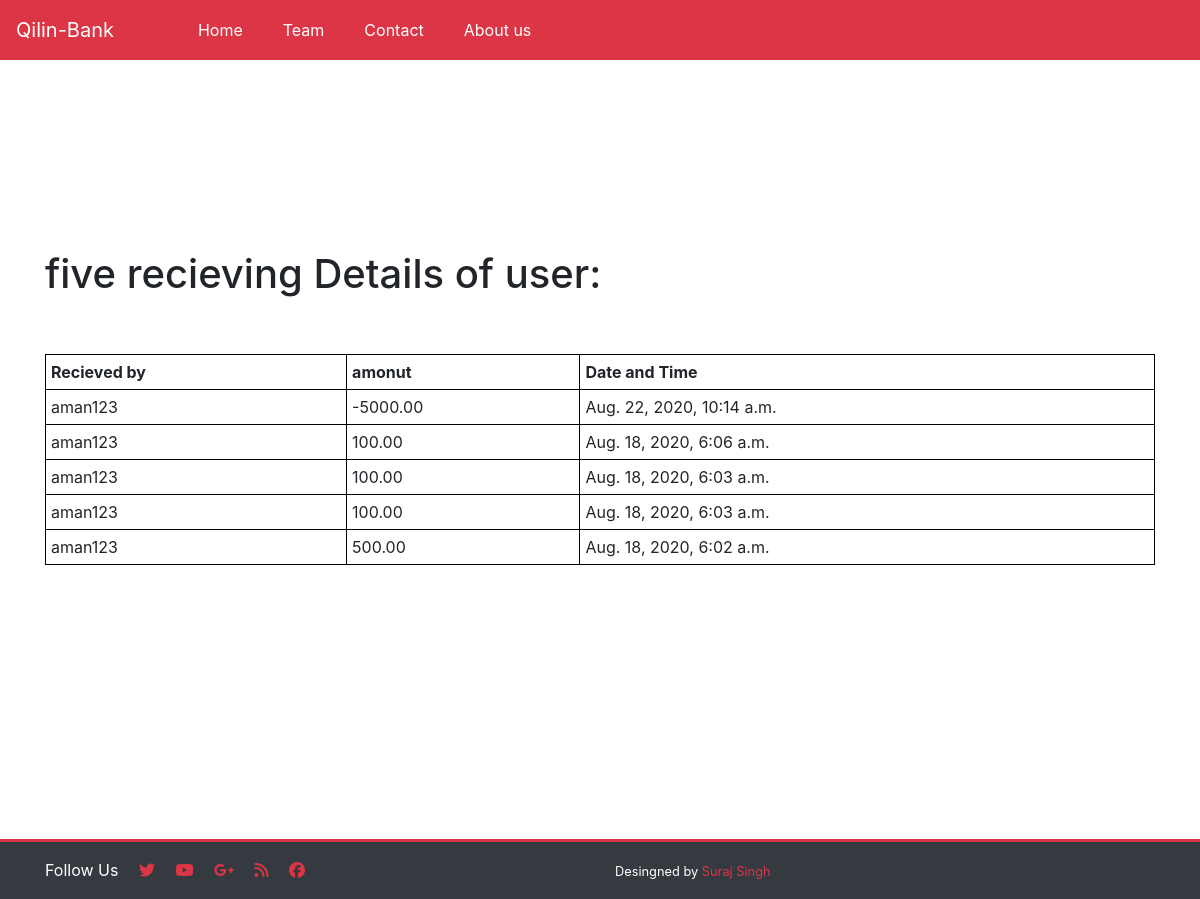
The app's page /statement4 (signed in) with its own data.
### accounts/models.py (models this page shows)
class Transaction(models.Model):
    sender = models.ForeignKey(Account, on_delete=models.CASCADE,related_name="sender_transactions",null=True,blank=True)
    receiver = models.ForeignKey(Account, on_delete=models.CASCADE,related_name="receiver_transactions",null=True,blank=True)
    amount = models.DecimalField(max_digits=12, decimal_places=2)
    timeStamp = models.DateTimeField(auto_now_add=True, blank=True)

class Account(models.Model):
    user = models.OneToOneField(User, on_delete=models.CASCADE)
    account_number = models.IntegerField(unique=True)
    balance = models.DecimalField(max_digits=12,decimal_places=2)
    created_at=models.DateField(auto_now_add=True)
    account_type=models.CharField(max_length=30,default="SAVINGS")
    class ReadonlyMeta:
         readonly=["balance"]
         readonly=["account_number"]
         readonly=["account_type"]
    def __str__(self):
          return  self.user.username

### accounts/views.py (the view)
# urls.py: path('statement4', views.statement4, name='statement4'),
def  statement4(request):
    user_from_acount = Account.objects.get(user=request.user)
    user= Transaction.objects.filter(sender=user_from_acount).order_by('-timeStamp')[:5]
    params = {'data1': user,'msg': "five  recieving  Details of user:",  'msg1': "Recieved by"
         , 'msg2': "amonut", 'msg3': "Date and Time"}
    return render(request, 'login/showstatement4.html', params)

### templates/login/showstatement4.html (shortened to what this page needs)
{% extends 'base.html' %}
{% block body %}
{% load static %}
<div class="container" id="div1">
    <h1>{{msg}}</h1><br><br>
<table style="width:100%">
  <tr>
    <th colspan="1">{{msg1}}</th>
    <th colspan="1">{{msg2}}</th>
    <th colspan="1">{{msg3}}</th>
  </tr>
    {% for data in data1 %}
  <tr>
    <td>{{data.sender}}</td>
    <td>{{data.amount}}</td>
    <td>{{data.timeStamp }}</td>
  </tr>
    {% endfor %}
</table>
</div>
{% endblock %}

### records on screen
Transaction: sender "aman123", amount "-5000.00", timeStamp "Aug. 22, 2020, 10:14 a.m."
Transaction: sender "aman123", amount "100.00", timeStamp "Aug. 18, 2020, 6:06 a.m."
Transaction: sender "aman123", amount "100.00", timeStamp "Aug. 18, 2020, 6:03 a.m."
Transaction: sender "aman123", amount "100.00", timeStamp "Aug. 18, 2020, 6:03 a.m."
Transaction: sender "aman123", amount "500.00", timeStamp "Aug. 18, 2020, 6:02 a.m."

### other values on screen
{{ msg }} "five recieving Details of user:"
{{ msg1 }} "Recieved by"
{{ msg2 }} "amonut"
{{ msg3 }} "Date and Time"
